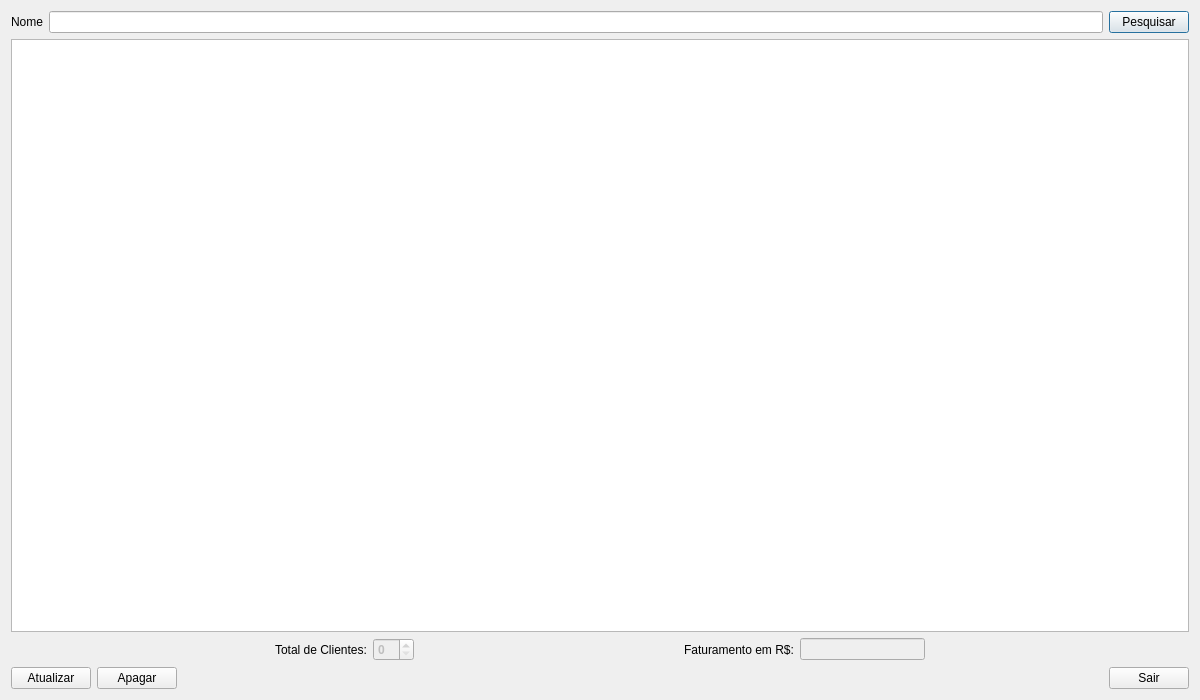
<?xml version="1.0" encoding="UTF-8"?>
<ui version="4.0">
 <class>searchwindow</class>
 <widget class="QDialog" name="searchwindow">
  <property name="geometry">
   <rect>
    <x>0</x>
    <y>0</y>
    <width>1200</width>
    <height>700</height>
   </rect>
  </property>
  <property name="windowTitle">
   <string>Dialog</string>
  </property>
  <layout class="QVBoxLayout" name="verticalLayout_2">
   <item>
    <layout class="QVBoxLayout" name="verticalLayout">
     <item>
      <layout class="QHBoxLayout" name="horizontalLayout">
       <item>
        <widget class="QLabel" name="label">
         <property name="text">
          <string>Nome</string>
         </property>
        </widget>
       </item>
       <item>
        <widget class="QLineEdit" name="txt_name"/>
       </item>
       <item>
        <widget class="QPushButton" name="btn_search">
         <property name="text">
          <string>Pesquisar</string>
         </property>
        </widget>
       </item>
      </layout>
     </item>
     <item>
      <widget class="QTableWidget" name="tw_clients"/>
     </item>
     <item>
      <layout class="QHBoxLayout" name="horizontalLayout_3">
       <item>
        <spacer name="horizontalSpacer">
         <property name="orientation">
          <enum>Qt::Horizontal</enum>
         </property>
         <property name="sizeHint" stdset="0">
          <size>
           <width>40</width>
           <height>20</height>
          </size>
         </property>
        </spacer>
       </item>
       <item>
        <widget class="QLabel" name="label_2">
         <property name="text">
          <string>Total de Clientes:</string>
         </property>
        </widget>
       </item>
       <item>
        <widget class="QSpinBox" name="txt_totalcustomers">
         <property name="enabled">
          <bool>false</bool>
         </property>
         <property name="font">
          <font>
           <pointsize>9</pointsize>
           <weight>75</weight>
           <bold>true</bold>
          </font>
         </property>
        </widget>
       </item>
       <item>
        <spacer name="horizontalSpacer_3">
         <property name="orientation">
          <enum>Qt::Horizontal</enum>
         </property>
         <property name="sizeHint" stdset="0">
          <size>
           <width>40</width>
           <height>20</height>
          </size>
         </property>
        </spacer>
       </item>
       <item>
        <widget class="QLabel" name="label_3">
         <property name="text">
          <string>Faturamento em R$:</string>
         </property>
        </widget>
       </item>
       <item>
        <widget class="QLineEdit" name="txt_faturamento">
         <property name="enabled">
          <bool>false</bool>
         </property>
         <property name="sizePolicy">
          <sizepolicy hsizetype="Fixed" vsizetype="Fixed">
           <horstretch>0</horstretch>
           <verstretch>0</verstretch>
          </sizepolicy>
         </property>
         <property name="font">
          <font>
           <weight>75</weight>
           <bold>true</bold>
          </font>
         </property>
        </widget>
       </item>
       <item>
        <spacer name="horizontalSpacer_4">
         <property name="orientation">
          <enum>Qt::Horizontal</enum>
         </property>
         <property name="sizeHint" stdset="0">
          <size>
           <width>40</width>
           <height>20</height>
          </size>
         </property>
        </spacer>
       </item>
      </layout>
     </item>
     <item>
      <layout class="QHBoxLayout" name="horizontalLayout_2">
       <item>
        <widget class="QPushButton" name="btn_update">
         <property name="text">
          <string>Atualizar</string>
         </property>
        </widget>
       </item>
       <item>
        <widget class="QPushButton" name="btn_delete">
         <property name="text">
          <string>Apagar</string>
         </property>
        </widget>
       </item>
       <item>
        <spacer name="horizontalSpacer_2">
         <property name="orientation">
          <enum>Qt::Horizontal</enum>
         </property>
         <property name="sizeHint" stdset="0">
          <size>
           <width>40</width>
           <height>20</height>
          </size>
         </property>
        </spacer>
       </item>
       <item>
        <widget class="QPushButton" name="btn_exit">
         <property name="text">
          <string>Sair</string>
         </property>
        </widget>
       </item>
      </layout>
     </item>
    </layout>
   </item>
  </layout>
 </widget>
 <resources/>
 <connections/>
</ui>
